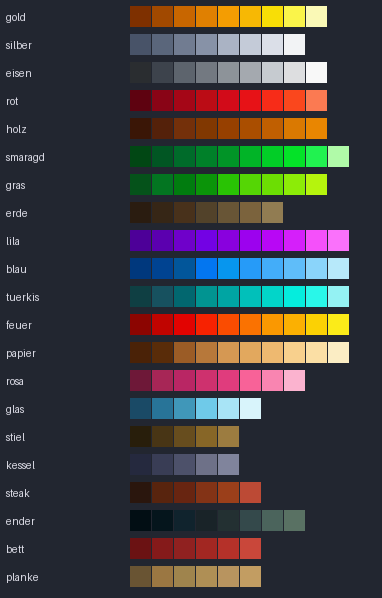

This figure's Python source:
#!/usr/bin/env python3
"""Material-Rampen für neue Icons (dunkel -> hell), zusammengesetzt aus Rampen der Referenz-Icons.

Jede Rampe stammt aus Referenz-Icons der Datenbank (icons.json, getrennt nach Material); Quelle steht dabei. Die
dunkelste Stufe ist nie schwarz (das macht die Kontur), die hellste nie reines Weiß (Glanz liegt knapp darunter).

    import materials; materials.RAMPS["gold"]
    python3 tools/icon_db/materials.py     -> materials.png (Übersicht)
"""
import os

from PIL import Image, ImageDraw

HERE = os.path.dirname(os.path.abspath(__file__))

# Kontur: warmes Fast-Schwarz wie Münze/Krone der Quests-Referenz (#050301, #060401)
OUTLINE = "#060401"

RAMPS = {
    # Gold: Münze, Truhe und Geschenkband (quests/art_coin, jewelshop/art_chest, quests/art_gift)
    "gold": ["#7E3000", "#A14900", "#C86600", "#E08001", "#F49D02", "#F7B804", "#F8DE06", "#FAF44A", "#FAF9B6"],
    # Silber: Silbermedaille (quests/art_m_silver), kühles Blaugrau
    "silber": ["#485368", "#5A667B", "#717C91", "#8792A7", "#AAB3C4", "#C4CBD8", "#DBDFE8", "#F2F3F5"],
    # Eisen: Schloss (quests/art_lock), neutrales Grau
    "eisen": ["#2A2D30", "#3D434C", "#5D646D", "#737981", "#8D9399", "#A4A9AF", "#C6CBD0", "#DDDEE0", "#F8F8F8"],
    # Rot: Kiste (jewelshop/art_crate), Lichter Richtung Orange
    "rot": ["#5E0210", "#890416", "#A50617", "#BB0C15", "#D20B19", "#E71217", "#F72C18", "#FA471D", "#FB7A52"],
    # Holz: Truhe und Kiste (jewelshop/art_chest, jewelshop/art_crate)
    "holz": ["#3A1606", "#54210A", "#74300A", "#813801", "#974000", "#AA4E00", "#C05F01", "#DA7901", "#E98601"],
    # Smaragd: großer Smaragd und Truhe (jewelshop/art_emerald_big, jewelshop/art_chest)
    "smaragd": ["#014714", "#015623", "#006B2A", "#008029", "#019427", "#01B427", "#02CD27", "#04E228", "#21F250", "#B0FAA8"],
    # Gras/Blatt: Farm-Übersicht (jewelshop_survival/art_ov_farm)
    "gras": ["#05521A", "#037521", "#017C0F", "#0B9409", "#29C304", "#55D605", "#6CDE03", "#8CEC07", "#B5F40D"],
    # Erde/Stein warm: Felsen (jewelshop_survival/f_felsen_2)
    "erde": ["#2A1C10", "#362616", "#48311B", "#52422A", "#685536", "#7B633D", "#917C52"],
    # Lila: Kisten-Übersicht (jewelshop_survival/art_ov_crate)
    "lila": ["#4D0098", "#5B00AF", "#6F01CA", "#7302E4", "#8901DE", "#9C02EE", "#B807F5", "#D51FFA", "#F550FA", "#FA71FB"],
    # Blau: Tickets und Portal (support/art_tickets, pwarps/art_portal)
    "blau": ["#00387D", "#004391", "#02569A", "#0376F0", "#0796EE", "#269BF8", "#43ADF9", "#5FBDF9", "#8AD4FA", "#B7E9FA"],
    # Türkis: Portal (pwarps/art_portal)
    "tuerkis": ["#0F3F43", "#17515F", "#02676F", "#019491", "#00A5A3", "#01C0BA", "#02D5C9", "#05EDDD", "#29F7E9", "#94F2F3"],
    # Feuer/Orange: Flamme (quests/art_fire)
    "feuer": ["#8C0501", "#C00400", "#E20301", "#F72201", "#FA4C01", "#FA7201", "#FA9801", "#FBB002", "#FBD104", "#FBEB19"],
    # Papier/Pergament: Schriftrolle (battlepass/art_tab_scroll)
    "papier": ["#4A2207", "#592C09", "#9B5C26", "#B7783A", "#D59853", "#E2A85E", "#EEB970", "#F8D08D", "#FBDFA5", "#FBEDC4"],
    # Rosa: großes Geschenk (playtime/art_gift_big)
    "rosa": ["#6E1838", "#A72656", "#B92664", "#CE316E", "#E03C7D", "#F86298", "#F985B1", "#FBB3CF"],
    # Glas/Wasser hell: Sanduhr (quests/art_hourglass)
    "glas": ["#1A4A66", "#287498", "#4097B9", "#6FCAE9", "#A8E4F6", "#D8F4FB"],
    # Stiel wie der Vanilla-Stock: Angel der Info-Leiste (infobar/art_hud_rod), Licht aus jewelshop_survival/f_tisch_gruen
    "stiel": ["#281E0B", "#483515", "#674D1E", "#876627", "#9C7C40"],
    # Kessel/dunkles Metall, blau-violett: Profi-Paket (jewelshop/art_pack_profi)
    "kessel": ["#25293E", "#393D55", "#4D516A", "#6E7188", "#80849C"],
    # Steak, rotbraun: Rang-Kopf und Bronze-Medaille der Quests (quests/art_rank_head, quests/art_m_bronze),
    # Licht aus jewelshop_survival/f_kleiderstange_2, dunkelste Stufe wie das Vanilla-Steak
    "steak": ["#2A160D", "#58240E", "#682511", "#833316", "#9B3F1A", "#BC4A35"],
    # Minecraft-Gegenstände in Vanilla-Farben (Wunsch: Minecraft-Look): Enderkiste, rotes Bett, Eichenbretter
    "ender": ["#020E14", "#05151C", "#10232D", "#192328", "#233032", "#34494B", "#4B645C", "#597163"],
    "bett": ["#6B1213", "#851A1A", "#902120", "#A22722", "#B53129", "#C9473A"],
    "planke": ["#695433", "#9B7742", "#9F844D", "#AF8F55", "#B8945F", "#C29D62"],
}


def rgb(h):
    h = h.lstrip("#")
    return tuple(int(h[i:i + 2], 16) for i in (0, 2, 4))


def sheet(out):
    z = 22
    w = 140 + 11 * z
    img = Image.new("RGB", (w, len(RAMPS) * (z + 6) + 10), (34, 38, 48))
    d = ImageDraw.Draw(img)
    for i, (name, hx) in enumerate(RAMPS.items()):
        y = 6 + i * (z + 6)
        d.text((6, y + 5), name, fill=(220, 220, 230))
        for k, h in enumerate(hx):
            d.rectangle((130 + k * z, y, 130 + k * z + z - 2, y + z - 2), fill=rgb(h))
    img.save(out)


if __name__ == "__main__":
    sheet(os.path.join(HERE, "materials.png"))
    print("ok", len(RAMPS), "Materialien")
